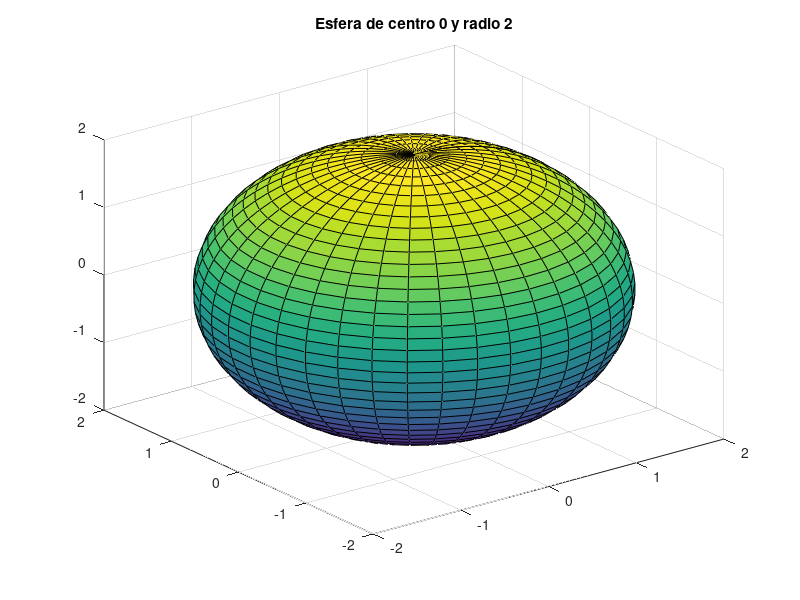
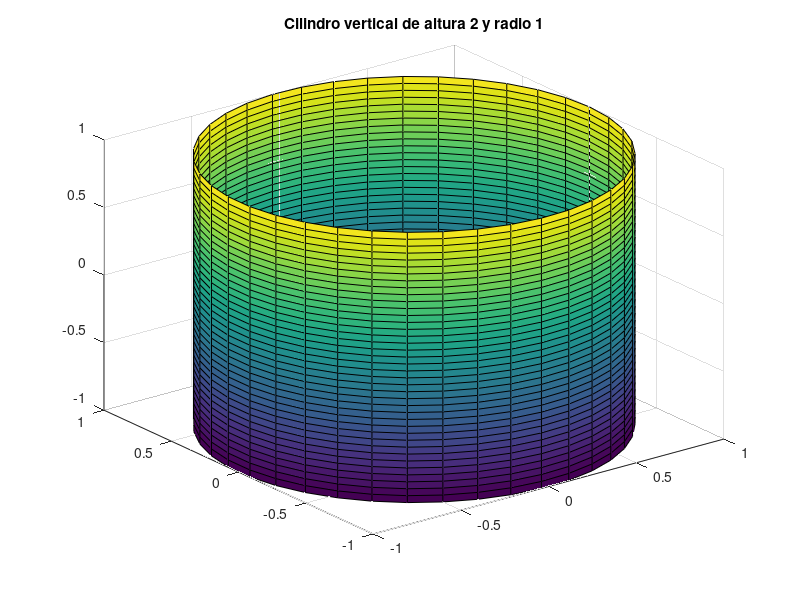
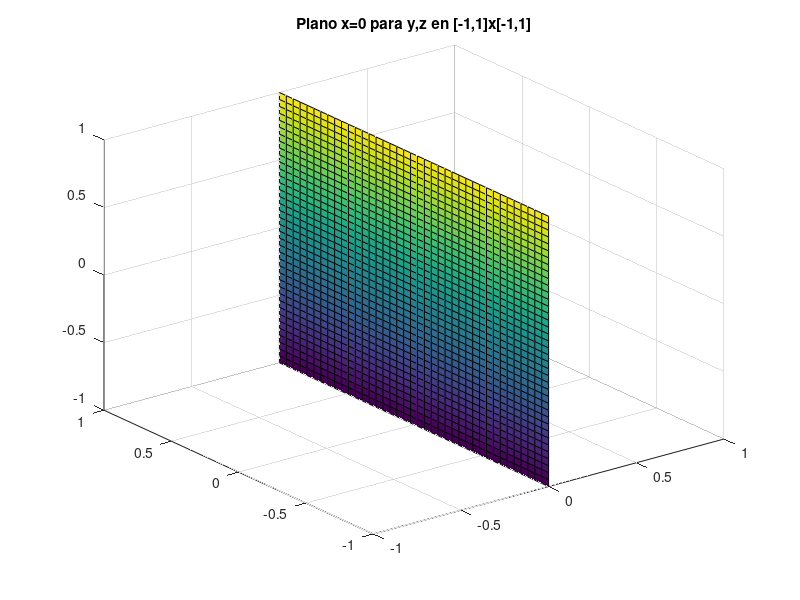

Reproduce these figures in MATLAB, in order.
% (a) Esfera de centro 0 y radio 2
[theta, phi] = meshgrid(linspace(0, 2*pi, 40), linspace(0, pi, 40));
x = 2 * cos(theta) .* sin(phi);
y = 2 * sin(theta) .* sin(phi);
z = 2 * cos(phi);
figure;
surf(x, y, z);
title('Esfera de centro 0 y radio 2');

% (b) Cilindro vertical de altura 2 y radio 1
[theta, z] = meshgrid(linspace(0, 2*pi, 40), linspace(-1, 1, 40));
x = cos(theta);
y = sin(theta);
figure;
surf(x, y, z);
title('Cilindro vertical de altura 2 y radio 1');

% (c) Plano x=0 para y,z en [-1,1]x[-1,1]
[y, z] = meshgrid(linspace(-1, 1, 40), linspace(-1, 1, 40));
x = zeros(size(y));
figure;
surf(x, y, z);
title('Plano x=0 para y,z en [-1,1]x[-1,1]');
